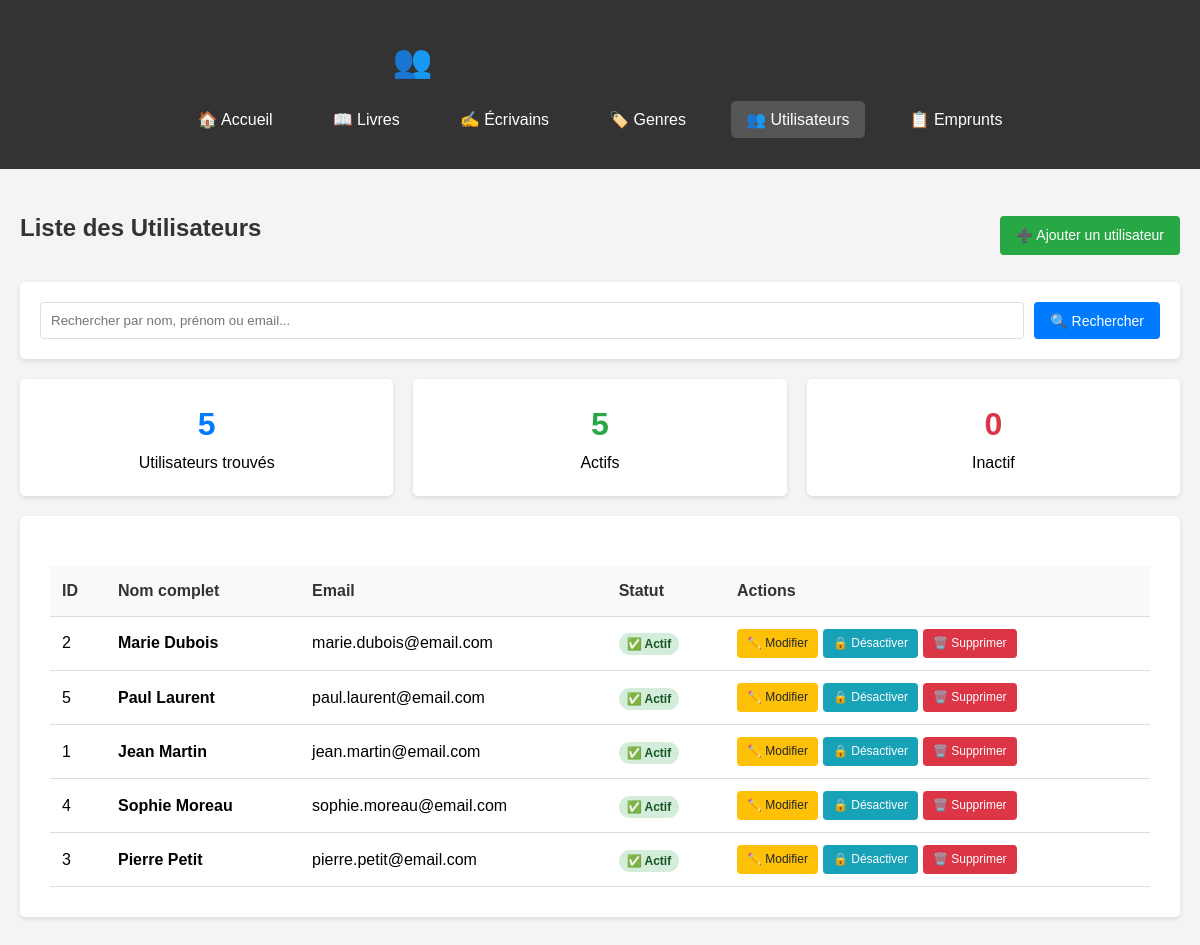
Screenshot of /utilisateurs/index.php with the database file from the repository.
### tables this page shows
CREATE TABLE utilisateurs (
    id_utilisateur INT AUTO_INCREMENT PRIMARY KEY,
    nom VARCHAR(100) NOT NULL,
    prenom VARCHAR(100) NOT NULL,
    email VARCHAR(150) NOT NULL UNIQUE,
    actif TINYINT(1) DEFAULT 1
);

### models/Utilisateur.php (called while the page is built, shortened)
<?php
require_once __DIR__ . '/../config/database.php';
class Utilisateur {
    private $pdo;
    private $table = 'utilisateurs';
    public function __construct() {
        $database = new Database();
        $this->pdo = $database->getConnection();
    }
    public function listerTous() {
        $sql = "SELECT * FROM {$this->table} ORDER BY nom, prenom";
        $stmt = $this->pdo->prepare($sql);
        $stmt->execute();
        return $stmt->fetchAll();
    }
}
?>

### config/database.php (called while the page is built, shortened)
<?php
class Database {
    private $host = 'localhost';
    private $db_name = 'biblioproject';
    private $username = 'root';
    private $password = '';
    public function getConnection() {
        $this->pdo = null;
        try {
            $dsn = "mysql:host=" . $this->host . ";dbname=" . $this->db_name;
            $this->pdo = new PDO($dsn, $this->username, $this->password);
            $this->pdo->setAttribute(PDO::ATTR_ERRMODE, PDO::ERRMODE_EXCEPTION);
            $this->pdo->setAttribute(PDO::ATTR_DEFAULT_FETCH_MODE, PDO::FETCH_ASSOC);
        } catch(PDOException $e) {
            echo "Erreur de connexion : " . $e->getMessage();
        }
        return $this->pdo;
    }
}
?>

### utilisateurs/index.php (the view, shortened to what this page needs)
<?php
require_once '../config/database.php';
require_once '../models/Utilisateur.php';
$utilisateurModel = new Utilisateur();
$recherche = $_GET['recherche'] ?? '';
$utilisateurs = $recherche ? $utilisateurModel->rechercher($recherche) : $utilisateurModel->listerTous();
?>
<!DOCTYPE html>
<html lang="fr">
<head>
</head>
<body>
    <header>
        <div class="container">
            <h1 style="text-align: center; margin-bottom: 20px;">👥 Gestion des Utilisateurs</h1>
            <nav>
                <ul>
                    <li><a href="../index.php">🏠 Accueil</a></li>
                    <li><a href="../livres/index.php">📖 Livres</a></li>
                    <li><a href="../ecrivains/index.php">✍️ Écrivains</a></li>
                    <li><a href="../genres/index.php">🏷️ Genres</a></li>
                    <li><a href="index.php" class="active">👥 Utilisateurs</a></li>
                    <li><a href="../emprunts/index.php">📋 Emprunts</a></li>
                </ul>
            </nav>
        </div>
    </header>
    <div class="container">
        <div class="header-actions">
            <h2>Liste des Utilisateurs</h2>
            <a href="ajouter.php" class="btn btn-success">➕ Ajouter un utilisateur</a>
        </div>
        <div class="search-bar">
            <form method="GET" style="display: flex; width: 100%; gap: 10px;">
                <input type="text" name="recherche" placeholder="Rechercher par nom, prénom ou email..."
                       value="<?= htmlspecialchars($recherche) ?>">
                <button type="submit" class="btn">🔍 Rechercher</button>
            </form>
        </div>
        <div class="stats">
            <div class="stat-card">
                <div class="stat-number"><?= count($utilisateurs) ?></div>
                <div>Utilisateur<?= count($utilisateurs) > 1 ? 's' : '' ?> trouvé<?= count($utilisateurs) > 1 ? 's' : '' ?></div>
            </div>
            <?php
            $actifs = array_filter($utilisateurs, function($u) { return $u['actif'] == 1; });
            $inactifs = array_filter($utilisateurs, function($u) { return $u['actif'] == 0; });
            ?>
            <div class="stat-card">
                <div class="stat-number" style="color: #28a745;"><?= count($actifs) ?></div>
                <div>Actif<?= count($actifs) > 1 ? 's' : '' ?></div>
            </div>
            <div class="stat-card">
                <div class="stat-number" style="color: #dc3545;"><?= count($inactifs) ?></div>
                <div>Inactif<?= count($inactifs) > 1 ? 's' : '' ?></div>
            </div>
        </div>
        <div class="card">
            <?php if (empty($utilisateurs)): ?>
                <div class="empty-message">
                    <?php if ($recherche): ?>
                        Aucun utilisateur trouvé pour "<?= htmlspecialchars($recherche) ?>"
                    <?php else: ?>
                        Aucun utilisateur enregistré pour le moment.
                    <?php endif; ?>
                </div>
            <?php else: ?>
                <table>
                    <thead>
                        <tr>
                            <th>ID</th>
                            <th>Nom complet</th>
                            <th>Email</th>
                            <th>Statut</th>
                            <th>Actions</th>
                        </tr>
                    </thead>
                    <tbody>
                        <?php foreach ($utilisateurs as $utilisateur): ?>
                            <tr>
                                <td><?= $utilisateur['id_utilisateur'] ?></td>
                                <td>
                                    <strong><?= htmlspecialchars($utilisateur['prenom'] . ' ' . $utilisateur['nom']) ?></strong>
                                </td>
                                <td><?= htmlspecialchars($utilisateur['email']) ?></td>
                                <td>
                                    <?php if ($utilisateur['actif']): ?>
                                        <span class="status-badge status-actif">✅ Actif</span>
                                    <?php else: ?>
                                        <span class="status-badge status-inactif">❌ Inactif</span>
                                    <?php endif; ?>
                                </td>
                                <td>
                                    <div class="actions">
                                        <a href="modifier.php?id=<?= $utilisateur['id_utilisateur'] ?>"
                                           class="btn btn-warning btn-sm">✏️ Modifier</a>
                                        <a href="index.php?action=toggle_actif&id=<?= $utilisateur['id_utilisateur'] ?>"
                                           class="btn btn-info btn-sm">
                                           <?= $utilisateur['actif'] ? '🔒 Désactiver' : '🔓 Activer' ?>
                                        </a>
                                        <a href="index.php?action=supprimer&id=<?= $utilisateur['id_utilisateur'] ?>"
                                           class="btn btn-danger btn-sm"
                                           onclick="return confirm('Êtes-vous sûr de vouloir supprimer cet utilisateur ?')">
                                           🗑️ Supprimer
                                        </a>
                                    </div>
                                </td>
                            </tr>
                        <?php endforeach; ?>
                    </tbody>
                </table>
            <?php endif; ?>
        </div>
    </div>
</body>
</html>

### utilisateurs/index.php (style rules this page uses)
* { margin: 0; padding: 0; box-sizing: border-box; }
body { font-family: Arial, sans-serif; line-height: 1.6; background-color: #f4f4f4; }
.container { max-width: 1200px; margin: 0 auto; padding: 20px; }
header { background: #333; color: white; padding: 1rem 0; margin-bottom: 20px; }
nav ul { list-style: none; display: flex; justify-content: center; flex-wrap: wrap; }
nav ul li { margin: 0 15px; }
nav ul li a { color: white; text-decoration: none; padding: 10px 15px; border-radius: 5px; transition: background 0.3s; }
nav ul li a:hover, nav ul li a.active { background: #555; }
.card { background: white; padding: 30px; margin: 20px 0; border-radius: 5px; box-shadow: 0 2px 5px rgba(0,0,0,0.1); }
.btn { display: inline-block; background: #007bff; color: white; padding: 8px 16px; text-decoration: none; border-radius: 4px; border: none; cursor: pointer; transition: background 0.3s; font-size: 14px; }
.btn-success { background: #28a745; }
.btn-warning { background: #ffc107; color: #212529; }
.btn-danger { background: #dc3545; }
.btn-info { background: #17a2b8; }
.btn-sm { padding: 5px 10px; font-size: 12px; }
h1, h2, h3 { color: #333; margin-bottom: 15px; }
.search-bar { background: white; padding: 20px; border-radius: 5px; box-shadow: 0 2px 5px rgba(0,0,0,0.1); margin-bottom: 20px; display: flex; gap: 10px; align-items: center; }
.search-bar input { flex: 1; padding: 10px; border: 1px solid #ddd; border-radius: 4px; }
table { width: 100%; border-collapse: collapse; margin-top: 20px; background: white; }
th, td { padding: 12px; text-align: left; border-bottom: 1px solid #ddd; }
th { background: #f8f9fa; font-weight: bold; color: #333; }
.actions { display: flex; gap: 5px; flex-wrap: wrap; }
.stats { display: grid; grid-template-columns: repeat(auto-fit, minmax(200px, 1fr)); gap: 20px; margin-bottom: 20px; }
.stat-card { background: white; padding: 20px; border-radius: 5px; box-shadow: 0 2px 5px rgba(0,0,0,0.1); text-align: center; }
.stat-number { font-size: 2em; font-weight: bold; color: #007bff; }
.header-actions { display: flex; justify-content: space-between; align-items: center; margin-bottom: 20px; }
.status-badge { padding: 4px 8px; border-radius: 12px; font-size: 12px; font-weight: bold; }
.status-actif { background: #d4edda; color: #155724; }

### rows the page displays
utilisateurs: id_utilisateur "2", prenom+nom "Marie Dubois", email "marie.dubois@email.com", actif "✅ Actif"
utilisateurs: id_utilisateur "5", prenom+nom "Paul Laurent", email "paul.laurent@email.com", actif "✅ Actif"
utilisateurs: id_utilisateur "1", prenom+nom "Jean Martin", email "jean.martin@email.com", actif "✅ Actif"
utilisateurs: id_utilisateur "4", prenom+nom "Sophie Moreau", email "sophie.moreau@email.com", actif "✅ Actif"
utilisateurs: id_utilisateur "3", prenom+nom "Pierre Petit", email "pierre.petit@email.com", actif "✅ Actif"

### other values shown
count($utilisateurs) "5"
count($actifs) "5"
count($inactifs) "0"
